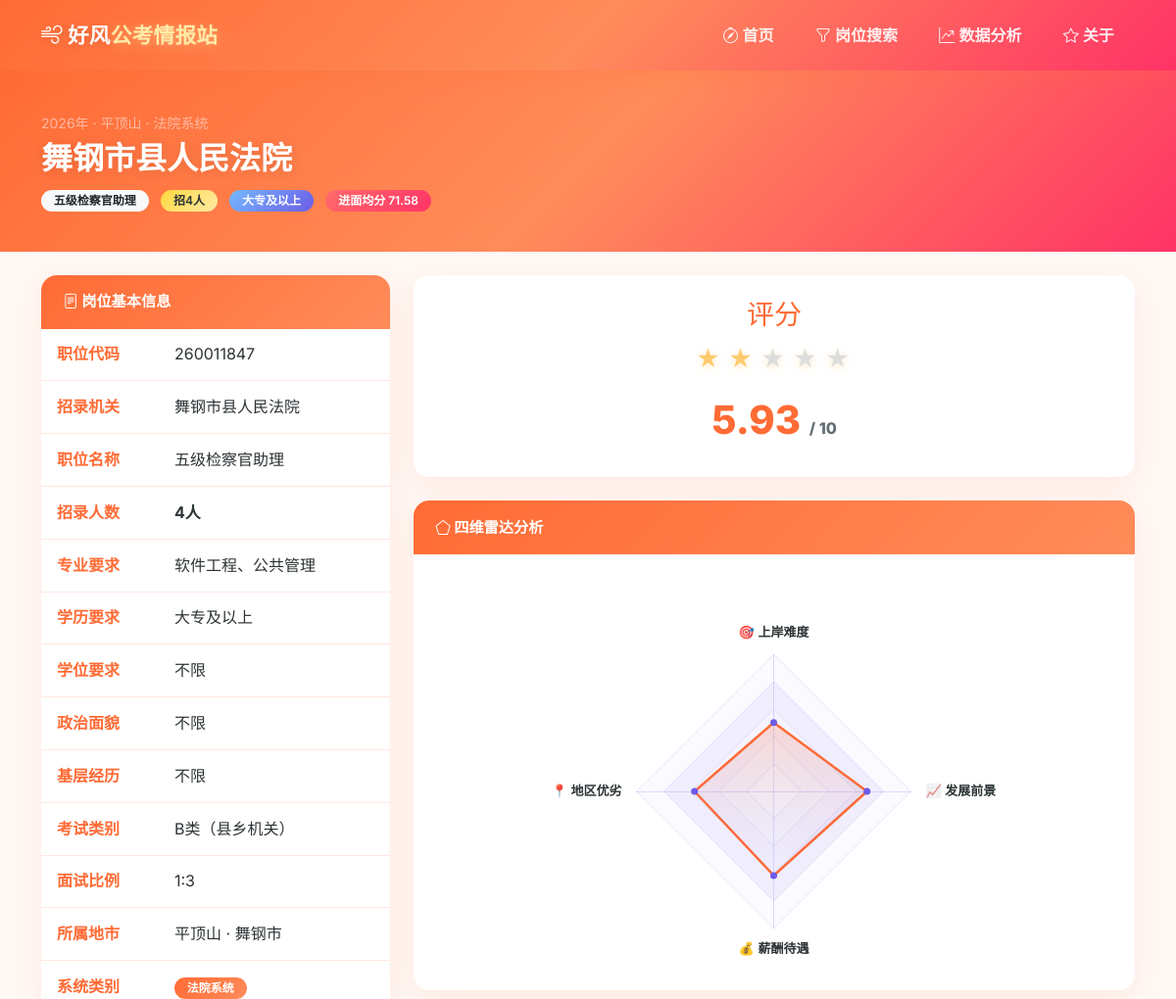
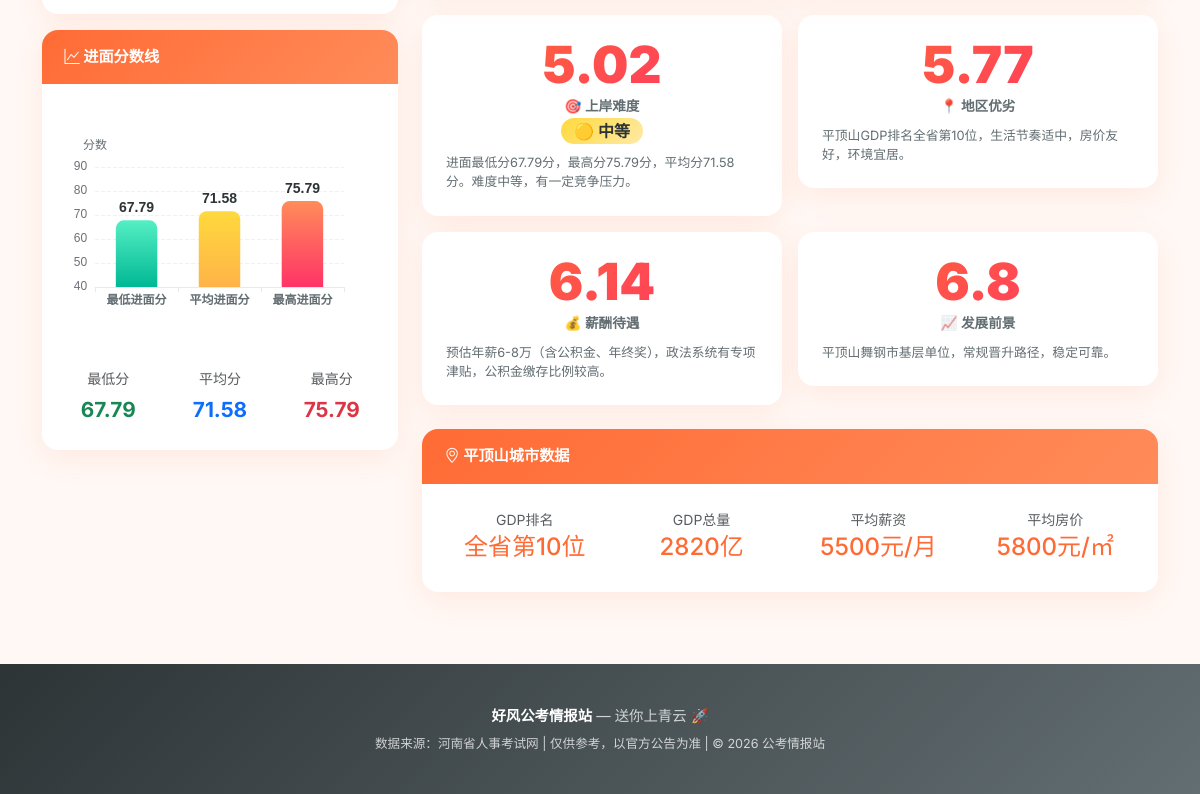
Screenshot of /position/401 with the database file from the repository (2 pictures, top to bottom).
### tables this page shows
CREATE TABLE positions (
            id INTEGER PRIMARY KEY AUTOINCREMENT,
            year INTEGER NOT NULL,
            unit TEXT NOT NULL,
            position_name TEXT NOT NULL,
            position_code TEXT,
            recruit_num INTEGER,
            major_requirement TEXT,
            education TEXT,
            degree TEXT,
            political_status TEXT,
            experience_requirement TEXT,
            other_conditions TEXT,
            notes TEXT,
            exam_category TEXT,
            interview_ratio TEXT,
            city TEXT,
            district TEXT,
            system_type TEXT,
            min_score REAL,
            max_score REAL,
            avg_score REAL,
            created_at TIMESTAMP DEFAULT CURRENT_TIMESTAMP
        );

CREATE TABLE position_scores (
            position_id INTEGER PRIMARY KEY,
            difficulty_score REAL,
            difficulty_detail TEXT,
            region_score REAL,
            region_detail TEXT,
            salary_score REAL,
            salary_detail TEXT,
            prospect_score REAL,
            prospect_detail TEXT,
            overall_score REAL
        );

### app.py (the view)
@app.route('/position/<int:position_id>')
def position_detail(position_id):
    detail = get_position_detail(position_id)
    if not detail:
        return render_template('base.html', content='岗位不存在'), 404
    pos = detail['position']
    if detail['scores']:
        scores = {
            'difficulty_score': detail['scores']['difficulty_score'],
            'difficulty_label': get_difficulty_label(detail['scores']['difficulty_score']),
            'difficulty_detail': detail['scores']['difficulty_detail'],
            'region_score': detail['scores']['region_score'],
            'region_detail': detail['scores']['region_detail'],
            'salary_score': detail['scores']['salary_score'],
            'salary_detail': detail['scores']['salary_detail'],
            'prospect_score': detail['scores']['prospect_score'],
            'prospect_detail': detail['scores']['prospect_detail'],
            'overall_score': detail['scores']['overall_score'],
            'city_data': get_score_detail(pos)['city_data']
        }
    else:
        scores = get_score_detail(pos)
    return render_template('position.html', pos=pos, scores=scores, scores_json=json.dumps(scores, ensure_ascii=False))

### templates/position.html (shortened to what this page needs)
{% extends "base.html" %}
{% block content %}
{% set p = pos %}
{% set s = scores %}
<div class="position-header">
    <div class="container">
        <small class="text-white-50">{{ p.year }}年 · {{ p.city }} · {{ p.system_type }}</small>
        <h2 class="mt-1">{{ p.unit }}</h2>
        <p class="mb-0">
            <span class="badge bg-light text-dark me-2">{{ p.position_name }}</span>
            <span class="badge bg-warning text-dark me-2">招{{ p.recruit_num }}人</span>
            <span class="badge bg-info me-2">{{ p.education }}</span>
            {% if p.avg_score %}
            <span class="badge bg-danger">进面均分 {{ "%.2f"|format(p.avg_score) }}</span>
            {% endif %}
        </p>
    </div>
</div>
<div class="container mt-4">
    <div class="row g-4">
        <div class="col-lg-4">
            <div class="card fade-in-up">
                <div class="card-header">
                    <i class="bi bi-file-text"></i> 岗位基本信息
                </div>
                <div class="card-body p-0">
                    <div class="info-row px-3">
                        <span class="info-label">职位代码</span>
                        <span class="info-value">{{ p.position_code or '-' }}</span>
                    </div>
                    <div class="info-row px-3">
                        <span class="info-label">招录机关</span>
                        <span class="info-value">{{ p.unit }}</span>
                    </div>
                    <div class="info-row px-3">
                        <span class="info-label">职位名称</span>
                        <span class="info-value">{{ p.position_name }}</span>
                    </div>
                    <div class="info-row px-3">
                        <span class="info-label">招录人数</span>
                        <span class="info-value"><strong>{{ p.recruit_num }}人</strong></span>
                    </div>
                    <div class="info-row px-3">
                        <span class="info-label">专业要求</span>
                        <span class="info-value">{{ p.major_requirement }}</span>
                    </div>
                    <div class="info-row px-3">
                        <span class="info-label">学历要求</span>
                        <span class="info-value">{{ p.education }}</span>
                    </div>
                    <div class="info-row px-3">
                        <span class="info-label">学位要求</span>
                        <span class="info-value">{{ p.degree or '-' }}</span>
                    </div>
                    <div class="info-row px-3">
                        <span class="info-label">政治面貌</span>
                        <span class="info-value">{{ p.political_status }}</span>
                    </div>
                    <div class="info-row px-3">
                        <span class="info-label">基层经历</span>
                        <span class="info-value">{{ p.experience_requirement }}</span>
                    </div>
                    <div class="info-row px-3">
                        <span class="info-label">考试类别</span>
                        <span class="info-value">{{ p.exam_category or '-' }}</span>
                    </div>
                    <div class="info-row px-3">
                        <span class="info-label">面试比例</span>
                        <span class="info-value">{{ p.interview_ratio or '-' }}</span>
                    </div>
                    <div class="info-row px-3">
                        <span class="info-label">所属地市</span>
                        <span class="info-value">{{ p.city }} · {{ p.district }}</span>
                    </div>
                    <div class="info-row px-3">
                        <span class="info-label">系统类别</span>
                        <span class="info-value"><span class="badge bg-primary">{{ p.system_type }}</span></span>
                    </div>
                </div>
            </div>
            <div class="card mt-3 fade-in-up">
                <div class="card-header">
                    <i class="bi bi-graph-up"></i> 进面分数线
                </div>
                <div class="card-body">
                    <div id="chart-score-bar" style="height: 250px;"></div>
                    <div class="row text-center mt-2">
                        <div class="col-4">
                            <small class="text-muted">最低分</small><br>
                            <strong class="text-success" style="font-size:1.3rem">{{ p.min_score }}</strong>
                        </div>
                        <div class="col-4">
                            <small class="text-muted">平均分</small><br>
                            <strong class="text-primary" style="font-size:1.3rem">{{ "%.2f"|format(p.avg_score) }}</strong>
                        </div>
                        <div class="col-4">
                            <small class="text-muted">最高分</small><br>
                            <strong class="text-danger" style="font-size:1.3rem">{{ p.max_score }}</strong>
                        </div>
                    </div>
                </div>
            </div>
        </div>
        <div class="col-lg-8">
            <div class="card fade-in-up mb-4">
                <div class="card-body text-center py-4">
                    <h3 class="mb-1" style="color: var(--primary);">评分</h3>
                    <div class="overall-rating my-2">
                        {% set star_count = ((s.overall_score / 2) | round(0, 'floor') | int) %}
                        {% for i in range(star_count) %}
                        <span class="star">★</span>
                        {% endfor %}
                        {% for i in range(5 - star_count) %}
                        <span class="star" style="color:#ddd">★</span>
                        {% endfor %}
                    </div>
                    <div style="font-size: 2.5rem; font-weight: 800; color: var(--primary);">
                        {{ s.overall_score }}
                        <small style="font-size: 1rem; color: var(--text-light);">/ 10</small>
                    </div>
                </div>
            </div>
            <div class="card fade-in-up mb-4">
                <div class="card-header">
                    <i class="bi bi-pentagon"></i> 四维雷达分析
                </div>
                <div class="card-body">
                    <div id="chart-radar" style="height: 400px;"></div>
                </div>
            </div>
            <div class="row g-3 mb-4">
                <div class="col-md-6">
                    <div class="score-card fade-in-up">
                        <div class="score-value">
                            {{ s.difficulty_score }}
                        </div>
                        <div class="score-label">🎯 上岸难度</div>
                        <div>
                            <span class="badge {% if s.difficulty_score >= 7 %}bg-danger{% elif s.difficulty_score >= 5 %}bg-warning text-dark{% else %}bg-success{% endif %} fs-6">
                                {{ s.difficulty_label }}
                            </span>
                        </div>
                        <div class="score-desc mt-2 text-start">{{ s.difficulty_detail }}</div>
                    </div>
                </div>
                <div class="col-md-6">
                    <div class="score-card fade-in-up">
                        <div class="score-value">{{ s.region_score }}</div>
                        <div class="score-label">📍 地区优劣</div>
                        <div class="score-desc mt-2 text-start">{{ s.region_detail }}</div>
                    </div>
                </div>
                <div class="col-md-6">
                    <div class="score-card fade-in-up">
                        <div class="score-value">{{ s.salary_score }}</div>
                        <div class="score-label">💰 薪酬待遇</div>
                        <div class="score-desc mt-2 text-start">{{ s.salary_detail }}</div>
                    </div>
                </div>
                <div class="col-md-6">
                    <div class="score-card fade-in-up">
                        <div class="score-value">{{ s.prospect_score }}</div>
                        <div class="score-label">📈 发展前景</div>
                        <div class="score-desc mt-2 text-start">{{ s.prospect_detail }}</div>
                    </div>
                </div>
            </div>
            <div class="card fade-in-up mb-4">
                <div class="card-header">
                    <i class="bi bi-geo-alt"></i> {{ p.city }}城市数据
                </div>
                <div class="card-body">
                    <div class="row g-3">
                        <div class="col-6 col-md-3 text-center">
                            <small class="text-muted">GDP排名</small>
                            <h4 style="color:var(--primary)">全省第{{ s.city_data.gdp_rank }}位</h4>
                        </div>
                        <div class="col-6 col-md-3 text-center">
                            <small class="text-muted">GDP总量</small>
                            <h4 style="color:var(--primary)">{{ s.city_data.gdp }}亿</h4>
                        </div>
                        <div class="col-6 col-md-3 text-center">
                            <small class="text-muted">平均薪资</small>
                            <h4 style="color:var(--primary)">{{ s.city_data.avg_salary }}元/月</h4>
                        </div>
                        <div class="col-6 col-md-3 text-center">
                            <small class="text-muted">平均房价</small>
                            <h4 style="color:var(--primary)">{{ s.city_data.house_price }}元/㎡</h4>
                        </div>
                    </div>
                </div>
            </div>
        </div>
    </div>
</div>
{% endblock %}
{% block extra_scripts %}
<script>
document.addEventListener('DOMContentLoaded', function() {
    initRadarChart('chart-radar', JSON.parse('{{ scores_json | safe }}'));
    initScoreBar('chart-score-bar', {{ "%.2f"|format(pos.min_score) }}, {{ "%.2f"|format(pos.max_score) }}, {{ "%.2f"|format(pos.avg_score) }});
});
</script>
{% endblock %}

### rows the page displays
positions: year "2026", city "平顶山", system_type "法院系统", unit "舞钢市县人民法院", position_name "五级检察官助理", recruit_num "4", education "大专及以上", avg_score "71.58", position_code "260011847", major_requirement "软件工程、公共管理", degree "不限", political_status "不限", experience_requirement "不限", exam_category "B类（县乡机关）", interview_ratio "1:3", district "舞钢市", min_score "67.79", max_score "75.79"
position_scores: overall_score "5.93", difficulty_score "5.02", difficulty_detail "进面最低分67.79分，最高分75.79分，平均分71.58分。难度中等，有一定竞争压力。", region_score "5.77", region_detail "平顶山GDP排名全省第10位，生活节奏适中，房价友好，环境宜居。", salary_score "6.14", salary_detail "预估年薪6-8万（含公积金、年终奖），政法系统有专项津贴，公积金缴存比例较高。", prospect_score "6.8", prospect_detail "平顶山舞钢市基层单位，常规晋升路径，稳定可靠。"

### other values shown
{{ s.difficulty_label }} "🟡 中等"
{{ s.city_data.gdp_rank }} "10"
{{ s.city_data.gdp }} "2820"
{{ s.city_data.avg_salary }} "5500"
{{ s.city_data.house_price }} "5800"
chart data {{ "%.2f"|format(pos.min_score) }} 67.79
chart data {{ "%.2f"|format(pos.max_score) }} 75.79
chart data {{ "%.2f"|format(pos.avg_score) }} 71.58
